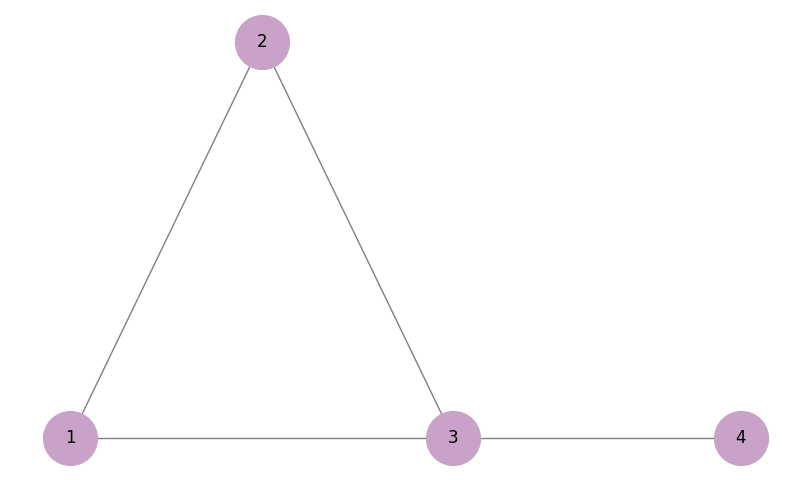

The Python source for this figure:
import matplotlib.pyplot as plt
import networkx as nx


G= nx.Graph()                                                  #empty graph

G.add_edges_from([(1,2),(1,3),(2,3),(3,4)])           #adding edges

#Generating the figure

posG=nx.circular_layout(G)                          #ordonner la position des noeuds

#ordonner chaque noeud dans le plan
posG[1]=[0,0]                                     
posG[2]=[2,1]
posG[3]=[4,0]
posG[4]=[7,0]
nx.draw(G,posG, with_labels=True,node_color='#C8A2C8',node_size=1500, edge_color='gray')

plt.show()
